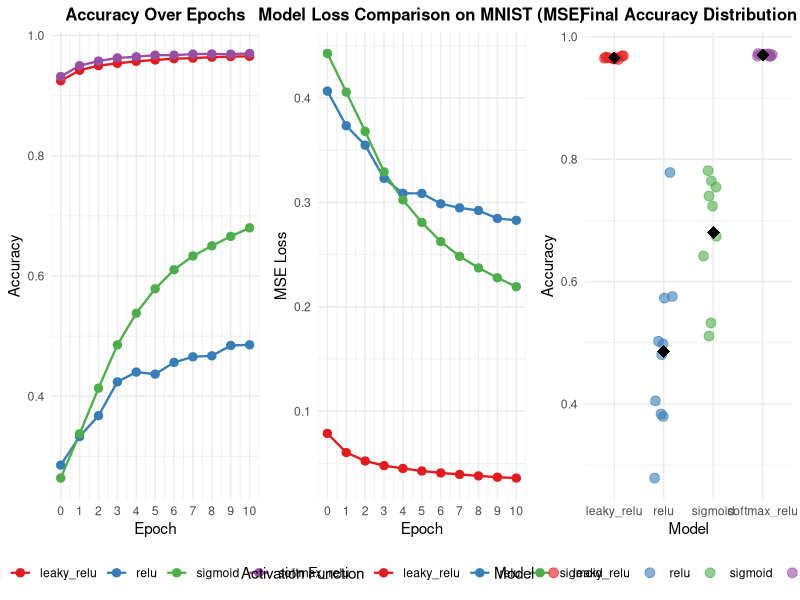

This figure's R source:
# ============================================
# MNIST Activation Function Comparison
# Analysis and Visualization Script
# ============================================

# Load required libraries
library(ggplot2)
library(gridExtra)

# ============================================
# 1. DATA LOADING
# ============================================

# Read individual CSV files
sigmoid_data <- read.csv("nminst_results_sigmoid.csv")
relu_data <- read.csv("nminst_results_relu.csv")
leaky_data <- read.csv("nminst_results_leaky_relu.csv")
softmax_data <- read.csv("nminst_results_softmax.csv")

# Combine into one dataset
all_data <- rbind(sigmoid_data, relu_data, leaky_data, softmax_data)

# ============================================
# 2. DATA CLEANING
# ============================================

# Remove failed runs (accuracy < 15%)
all_data_clean <- subset(all_data, acc > 0.15)

# ============================================
# 3. DATA AGGREGATION
# ============================================

# Calculate average accuracy and loss per model per epoch
avg_data <- aggregate(cbind(acc, loss) ~ model + epoch, 
                      data = all_data_clean, 
                      FUN = mean)

# Create version without softmax for loss comparison
avg_data_no_softmax <- subset(avg_data, model != "softmax_relu")

# Get final epoch data for distribution plot
final_epoch <- subset(all_data_clean, epoch == 10)

# ============================================
# 4. CREATE PLOTS
# ============================================

# Plot 1: Accuracy over epochs
p1 <- ggplot(avg_data, aes(x = epoch, y = acc, color = model)) +
  geom_line(size = 0.8) +
  geom_point(size = 2.5) +
  scale_color_brewer(palette = "Set1") +
  scale_x_continuous(breaks = 0:10) +
  labs(title = "Accuracy Over Epochs",
       x = "Epoch",
       y = "Accuracy",
       color = "Model") +
  theme_minimal() +
  theme(plot.title = element_text(hjust = 0.5, face = "bold", size = 12),
        legend.position = "bottom")

# Plot 2: Loss over epochs (MSE only)
p2 <- ggplot(avg_data_no_softmax, aes(x = epoch, y = loss, color = model)) +
  geom_line(size = 0.8) +
  geom_point(size = 2.5) +
  scale_color_brewer(palette = "Set1") +
  scale_x_continuous(breaks = 0:10) +
  labs(title = "Model Loss Comparison on MNIST (MSE)",
       x = "Epoch",
       y = "MSE Loss",
       color = "Activation Function") +
  theme_minimal() +
  theme(plot.title = element_text(hjust = 0.5, face = "bold", size = 12),
        legend.position = "bottom")

# Plot 3: Final accuracy distribution
p3 <- ggplot(final_epoch, aes(x = model, y = acc, color = model)) +
  geom_jitter(width = 0.2, size = 3, alpha = 0.6) +
  stat_summary(fun = mean, geom = "point", size = 4, shape = 18, color = "black") +
  scale_color_brewer(palette = "Set1") +
  labs(title = "Final Accuracy Distribution",
       x = "Model",
       y = "Accuracy",
       color = "Model") +
  theme_minimal() +
  theme(plot.title = element_text(hjust = 0.5, face = "bold", size = 12),
        legend.position = "bottom")

# ============================================
# 5. DISPLAY AND SAVE
# ============================================

# Display combined plot
combined <- grid.arrange(p1, p2, p3, ncol = 3)

# Save to file
ggsave("mnist_activation_comparison.png", combined, 
       width = 15, height = 5, dpi = 300)

print("Analysis complete! Plot saved as 'mnist_activation_comparison.png'")
